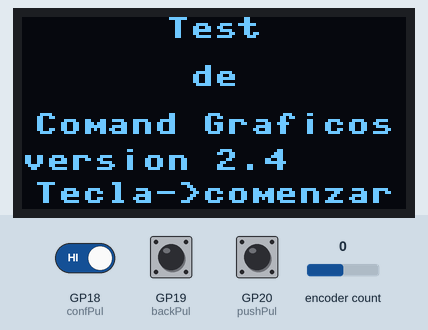
Simulated run of this program. Board: Raspberry Pi Pico running MicroPython. On the bench: 128×64 one-colour display. The test bench sets the inputs (shaded band); at power-on: GP18 (confPul) HIGH, encoder count 0, GP19 (backPul) HIGH, GP20 (pushPul) HIGH. Library files of the repository ran but are not shown: sh1106.py, writer.py; what the program prints to the serial console is not drawn.

Above: at 5.0 s.
5.1 s: GP18 (confPul) driven LOW
At 6.3 s:
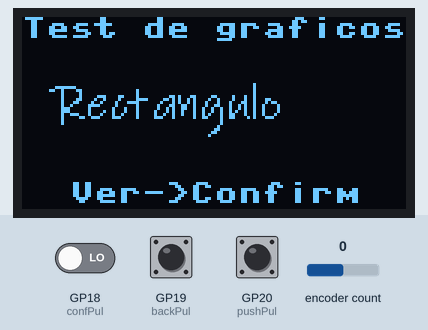
6.6 s: encoder count set to 4
At 7.9 s:
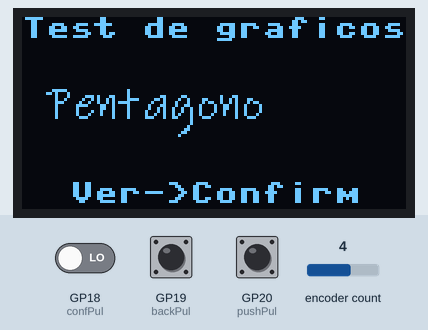
8.2 s: encoder count set to 8
At 9.5 s:
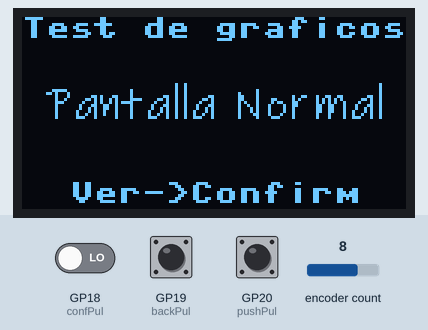
9.8 s: encoder count set to 12
At 10.3 s:
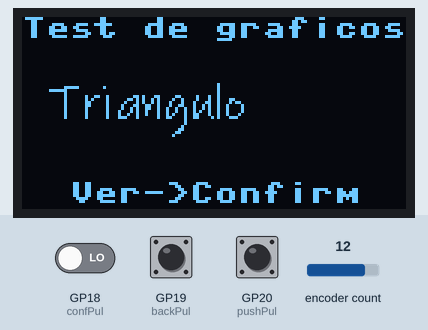
11.4 s: encoder count set to 13
At 12.6 s:
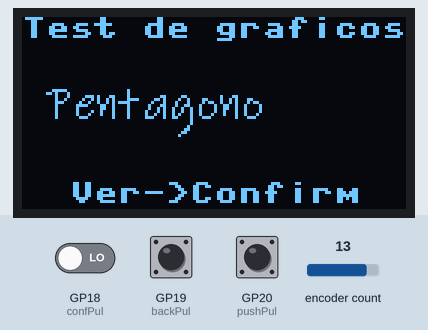
12.9 s: encoder count set to 17
At 14.4 s:
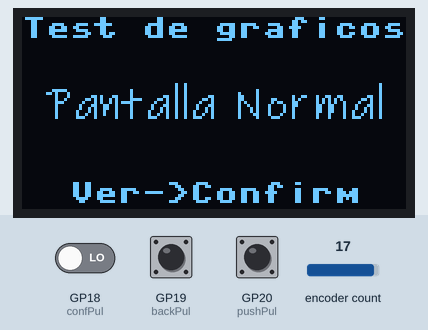
Timing chart, 0 to 15.5 s (numbered marks = the images above; inputs shaded):
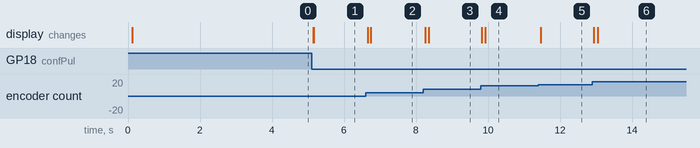

The program:

R_sh1106RE3sw_showGraph_2_4.py
```python
# Taller Programación y Robótica en CMM BML – 2024 -2025 - Clase 10
# Programa: Show graphic commnads I2C sh1106 by Rotrary Encoder and 3 switch
# Hardware platform: Pico _ & W / funciona igual sin cambios
# Librerias : sh1106.py
# Ref librerias: https://github.com/robert-hh/SH1106
# Fecha JCSP 2023 03 09
# Licencia : CC BY-NC-SA 4.0
# Add Learning topics : Design a program to mange a menu + use functions as objets
# Ref: https://www.coderdojotc.org/micropython/displays/graph/03-basic-drawing/
# Ref 2 : https://www.esploradores.com/oledsh_ssd1306/
# Ref 3 : https://docs.micropython.org/en/latest/library/framebuf.html
#
# Partiremos del show grafico versión 1.0 haciendo los siguientes cambios,
# que incorporaremos de forma progresiva chequeando que funcionen:#
# 1. Quitamos las esperas temporizadas --> se espera a pulsar un botón
# 2. El menú de opciones se mostrara con el rotary encoder ( modo wrap)
# 3. Evolucionaremos el menu a letra mas grande

from os import uname
# Informative block - start
p_keyOhw = "SH1106 I2C en GPIO4&5=SDA0 & SCL0 400khz + RE GPIO16/17 + 3switch 18,19 20"
p_project = "Graphic commands show carrusel -with RE & e switchs"
p_version = "2.4"
p_library = "SH1106  @robert-hh"
print(f"uPython version: {uname()[3]} ")
print(f"uC: {uname()[4]} - Key other HW: {p_keyOhw}")
print(f"Program: {p_project} - Version: {p_version}")
print(f"Key Library: {p_library}")

from machine import Pin, I2C
import sh1106
import array # necesario para coor de poligonos
import time
from rotary_irq_rp2 import RotaryIRQ
from writer import Writer
# Font
import inkfree20 as font

# 0.0 - Constates y varaibles globales
WIDTH =128
HEIGHT= 64
FREQ = 400_000   # Try lowering this value in case of "Errno 5"


# 0.1- los 2 pines del Rotary Encoder, si el incremento es decremento -> invertir
TRA = 16
TRB = 17

# 0. 1 Definition de los 3 switchs
listaPul = ['confirm', 'back', 'push']

CONFIRM = 18
BACK = 19
PUSH = 20
confPul = Pin(CONFIRM, Pin.IN) # pull up por circuito
backPul = Pin(BACK, Pin.IN) # pull up por circuito
pushPul = Pin(PUSH, Pin.IN) # pull up por circuito

# 0.3 Configura interrupciones asociadas a los pulsadores
teclas = [] # guarda las teclas presionadas
last_time = 0 # guarda la ultima marca de tiempo en que se presiono el pulsador

def manejaPulsadores(pin):

    global teclas, last_time
    new_time = time.ticks_ms()
    # Si ha pasado mas de 200ms desde el ultimo evento, temenos un nuevo evento. Evita los REBOTES
    if time.ticks_diff(new_time, last_time) > 400:
        teclas.append(listaPul[int(str(pin).split(",")[0][8:]) - CONFIRM])
        # Si la interrupcion vien del pulsador 'back' en GPIO19
        # objeto 'pin' devuelve por ejemplo 'Pin(GPIO19, mode=IN)' si lo pasamos a str
        # slip(",") parte por la coma en una lista ['Pin(GPIO19', ' mode=IN)']
        # [0][8:] toma del primero de la lista los caracteres del 8 al final, y lo pasa a int
        # 'Pin(GPIO19'[8:] -> '19'
        # y resta el valor de CONFIRM = 18 , dando 1
        # busca en listaPul[1] => 'back'
        last_time = new_time

confPul.irq(trigger=Pin.IRQ_FALLING, handler=manejaPulsadores)

backPul.irq(trigger=Pin.IRQ_FALLING, handler=manejaPulsadores)

pushPul.irq(trigger=Pin.IRQ_FALLING, handler=manejaPulsadores)


def show_rect():
    """Display in oledsh a rectangule 20 x 16"""
    oledsh.rect(WIDTH//2 - 10, HEIGHT//2 - 8, 20, 16, 1) # x0, y0, size hor, size vert , color
    return "Rectangulo 20x16"

def show_Frect():
    """Display in oledsh a filled rectangule 20 x 16"""
    oledsh.fill_rect(WIDTH//2 - 10, HEIGHT//2 - 8, 20, 16, 1) # x0, y0, size hor, size vert , color
    return "Rect Lleno 20x16"

def show_invert():
    """Invert Display """
    oledsh.fill_rect(WIDTH//2 - 10, HEIGHT//2 - 8, 20, 16, 1) # x0, y0, size hor, size vert , color
    oledsh.invert(1)
    return "Invierte oledsh"

def show_normal():
    """Invert Display """
    oledsh.fill_rect(WIDTH//2 - 10, HEIGHT//2 - 8, 20, 16, 1) # x0, y0, size hor, size vert , color
    oledsh.invert(0)
    return "Normal oledsh"

def show_circ():
    """Display in oledsh a circule r= 20"""
    oledsh.ellipse(WIDTH//2, HEIGHT//2, 20, 20, 1) # x0, y0, radius, color
    return "Circulo r=30"

def show_ellipse():
    """Display in oledsh an ellipse rx= 40, ry=20"""
    oledsh.ellipse(WIDTH//2, HEIGHT//2, 40, 20, 1) # x0, y0, radius X, radius Y, color
    return "Ellipse (40,20)"

def show_QFellipse():
    """Display in oledsh a 1/4 ellipse rx= 40, ry=20"""
    oledsh.ellipse(WIDTH//2, HEIGHT//2, 40, 20, 1, True, 10) # x0, y0, radius X, radius Y, color, filled
    # last param is quarter ellipse indicator 1bit last 4
    # 0001 top right
    # 0010 top left
    # 0100 bottom left
    # 1000 bottom right
    return "Ellip 2q (40,20)"

def show_triangle():
    """Display in oledsh a triangle """
    cor = array.array('h',[60, 0, 30, 40, 90, 40])
    oledsh.poly(0, 10, cor, 1)
    return "Triangle (63,10)"

def show_pentagono():
    """Display in oledsh a pentagono """
    cor = array.array('h',[60, 0, 15, 20, 30, 40, 90, 40, 105, 20])
    oledsh.poly(0, 10, cor, 1) # x0, y0, coor[x0,y0, x1,y1, x2, y2...], color
    return "Pentagon (63,10)"

MENU = [[show_rect, 'Rectangulo'],
        [show_circ,'Circulo'],
        [show_ellipse, 'Elipse'],
        [show_triangle, 'Triangulo'],
        [show_pentagono, 'Pentagono'],
        [show_Frect, 'Rect Lleno'],
        [show_QFellipse, 'Elipse 2cuartos'],
        [show_invert, 'Pant Invertida'],
        [show_normal, 'Pantalla Normal']]


# 0.1 Objeto I2C y LCD
i2c = I2C(0, sda = Pin(4), scl = Pin(5), freq = FREQ)
print('Info del bus i2c: ',i2c)

oledsh = sh1106.SH1106_I2C(WIDTH, HEIGHT , i2c, addr = 0x3c, rotate = 0) # constructor - I2C direccion 3C por defecto
oledsh.sleep(False)

#0.2- Creacion  del objeto RE
r = RotaryIRQ(
    pin_num_clk=TRB,
    pin_num_dt=TRA,
    min_val=0,
    max_val=(len(MENU)-1),
    reverse=False,
    incr=1,
    range_mode=RotaryIRQ.RANGE_WRAP,
    # pull_up=True, # si pull up por circuito -> comenta
    half_step=False,
    )
# 0.3 Creacion del objeto writer
wri = Writer(oledsh, font, verbose = False) # verbose = False to suppress console output

# 1- Programa Principal - Presentacion
oledsh.fill(0) # clear screen
oledsh.show()

oledsh.fill(0)
oledsh.text("Test", (WIDTH - len("Test")*8) // 2, 0)
oledsh.text("de", (WIDTH - len("de")*8) // 2, 16)
oledsh.text("Comand Graficos", (WIDTH - len("Comand Graficos")*8) // 2, 32)
oledsh.text("version " + p_version, 0, 44)
msgL8 = "Tecla->comenzar"
oledsh.text(msgL8, (WIDTH - len(msgL8)*8) // 2, 55, 1)
oledsh.show()
while True:
    #utime.sleep(1)
    if teclas != []:
        teclas = []
        oledsh.fill(0)
        oledsh.show()
        break

opcion = r.value()

try:
    while True:
        oledsh.fill(0)
        oledsh.text("Test de graficos",0,0,1)
        Writer.set_textpos(oledsh, 20, 8)
        msgL4 = MENU[opcion][1]
        wri.printstring(msgL4)
        msgL8 = 'Ver->Confirm'
        oledsh.text(msgL8, (WIDTH - len(msgL8)*8) // 2, 55, 1)
        oledsh.show(True) # hace que se actualicen todas las paginas, si no no funciona
        opcion = r.value()
        if teclas != [] and teclas[0] == 'confirm':
            teclas = []
            oledsh.fill(0)
            orden = MENU[opcion][0]
            msgL1 = orden()
            msgL8 = 'Volver->Back'
            oledsh.text(msgL1, (WIDTH - len(msgL1)*8) // 2, 0, 1)
            oledsh.text(msgL8, (WIDTH - len(msgL8)*8) // 2, 55, 1)
            oledsh.show(True) # hace que se actualicen todas las paginas, si no no funciona
            while not('back' in teclas):
                pass
            teclas = []
#             while True:
#                 if :
#                     teclas = []
#                     break

except KeyboardInterrupt: #  si CTRL+C se presiona - > limpiar display
    oledsh.fill(0)
    oledsh.show()
```

Source omitted: inkfree20.py (14940 bytes)

Measured:
- after the input at 5.1 s, the display: first changes at once (image 1 shows a later state)
- after the input at 6.6 s, the display: first changes after 0.06 s (image 2 shows a later state)
- after the input at 8.2 s, the display: first changes after 0.06 s (image 3 shows a later state)
- after the input at 9.8 s, the display: first changes at once (image 4 shows a later state)
- after the input at 11.4 s, the display: changes after 0.07 s (image 5)
- after the input at 12.9 s, the display: first changes at once (image 6 shows a later state)
